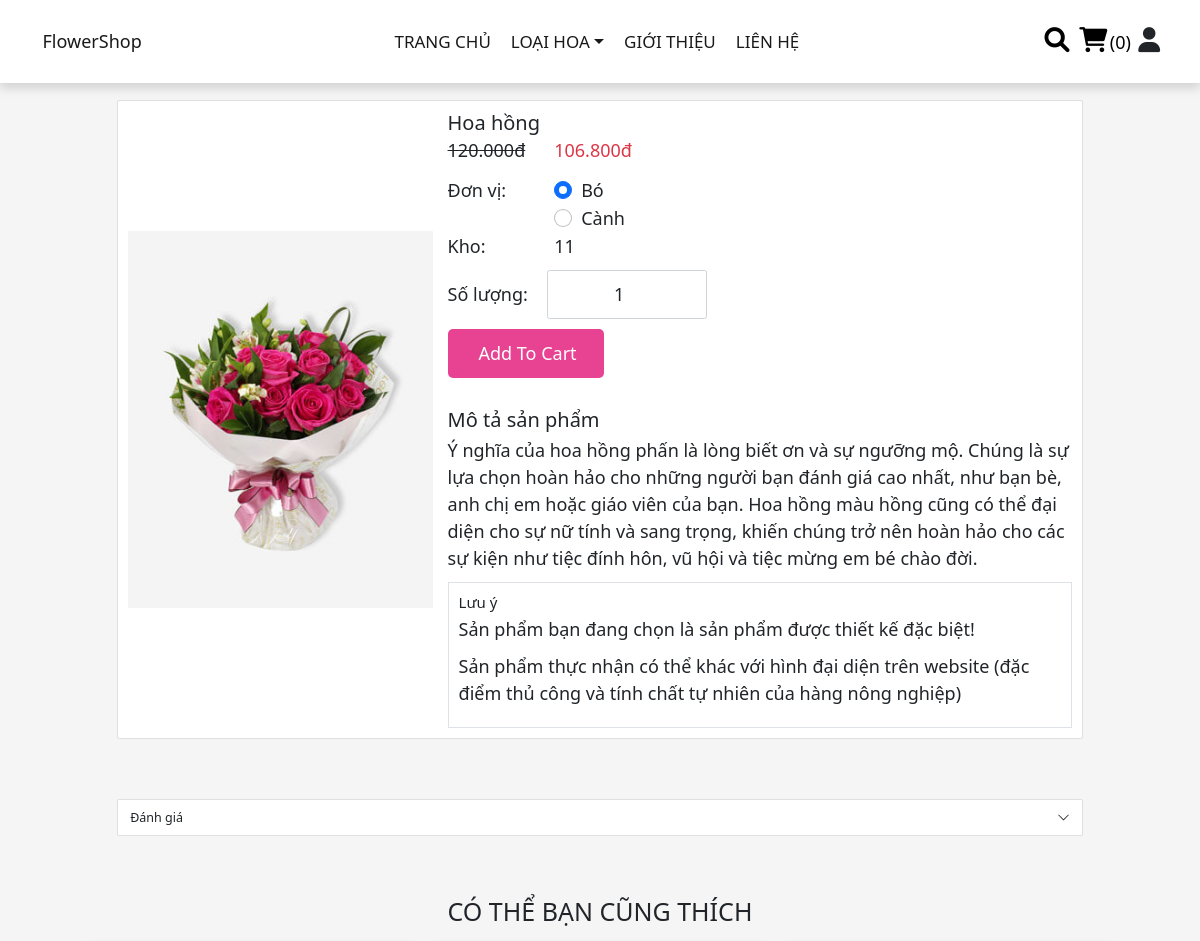
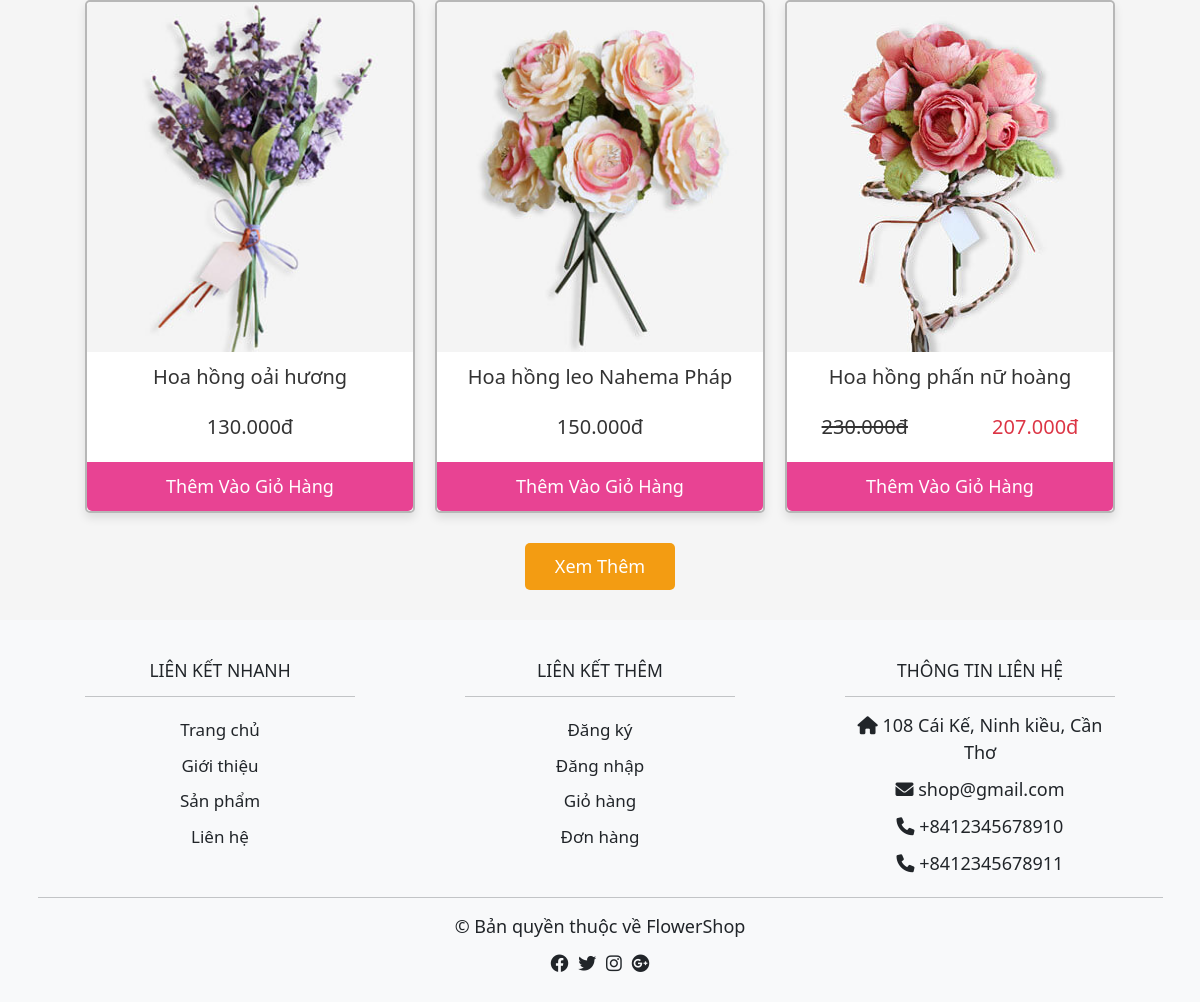
Page /view_page.php?pid=13 on the committed database (2 pictures, top to bottom).
### tables this page shows
CREATE TABLE `products` (
  `id` int(100) NOT NULL,
  `name` varchar(100) NOT NULL,
  `id_type` int(11) NOT NULL,
  `details` varchar(500) NOT NULL,
  `price` int(100) NOT NULL,
  `giacanh` int(100) NOT NULL,
  `sale_price` int(10) NOT NULL DEFAULT 0,
  `soluongkho` int(11) NOT NULL,
  `image` varchar(100) NOT NULL
);

### view_page.php (the view, shortened to what this page needs)
<?php
@include 'config.php';
?>
<!DOCTYPE html>
<html lang="en">
<head>
    <link rel="stylesheet" href="https://cdnjs.cloudflare.com/ajax/libs/font-awesome/6.0.0/css/all.min.css">
    <link href="https://cdn.jsdelivr.net/npm/bootstrap@5.0.2/dist/css/bootstrap.min.css" rel="stylesheet">
    <link rel="stylesheet" href="css/style.css">
</head>
<body>
    <?php @include 'modules/header.php'; ?>
    <section style="padding-top: 100px;">
        <?php
        if (isset($_GET['pid'])) {
            $pid = $_GET['pid'];
            $select_products = mysqli_query($conn, "SELECT * FROM `products` WHERE id = '$pid'") or die('query failed');
            if (mysqli_num_rows($select_products) > 0) {
                while ($fetch_products = mysqli_fetch_assoc($select_products)) {
        ?>
                    <div class="card col-lg-10 mx-auto">
                        <div class="card-body">
                            <div class="row">
                                <div class="col-lg-4 col-md-6 my-auto text-center">
                                    <img src="uploaded_img/<?php echo $fetch_products['image']; ?>" alt="" class="image" style="width: 100%">
                                </div>
                                <div class="col">
                                    <h2 class="card-title name"><?php echo $fetch_products['name']; ?></h2>
                                    <h2 class="mt">
                                        <?php
                                        if (isset($_POST['unit']) && $_POST['unit'] === 'bó') {
                                            if ($fetch_products['sale_price'] != 0) {
                                                echo '<div class="row">
                                                        <p class="price col-md-2 col-sm-3 text-decoration-line-through text-right" >' . number_format($fetch_products['price'], 0, ",", ".") . 'đ</p>
                                                        <p class="price col text-danger text-left text-left">' . number_format((100 - $fetch_products['sale_price']) * $fetch_products['price'] / 100, 0, ",", ".") . 'đ</p>
                                                    </div>';
                                            } else {
                                                echo '<div class="row">
                                                        <p class="price col">' . number_format($fetch_products['price'], 0, ",", ".") . 'đ</p>
                                                    </div>';
                                            }
                                        } else if (isset($_POST['unit']) && $_POST['unit'] === 'cành') {
                                            $unit = $_POST['unit'];
                                            echo '<div class="row">
                                            <p class="price col">' . number_format($fetch_products['giacanh'], 0, ",", ".") . 'đ</p>
                                                </div>';
                                        }
                                        ?>
                                    </h2>
                                    <form method="POST" id="choseunit">
                                        <div class="row">
                                            <div class="col-md-2 col-sm-3">
                                                Đơn vị:
                                            </div>
                                            <div class="col">
                                                <div class="form-check">
                                                    <input type="radio" class="form-check-input" id="radio1" name="unit" value="bó" <?php if (!isset($_POST['unit']) || $_POST['unit'] === 'bó') echo 'checked'; ?>>
                                                    <label class="form-check-label" for="radio1">Bó</label>
                                                </div>
                                                <div class="form-check">
                                                    <input type="radio" class="form-check-input" id="radio2" name="unit" value="cành" <?php if (isset($_POST['unit']) && $_POST['unit'] === 'cành') echo 'checked'; ?>>
                                                    <label class="form-check-label" for="radio2">Cành</label>
                                                </div>
                                            </div>
                                        </div>
                                    </form>
                                    <form action="" method="POST">
                                        <div class="row">
                                            <p class="col col-md-2 col-sm-3">Kho:</p>
                                            <p class="col col-md-2 col-sm-3"><span><?php echo $fetch_products['soluongkho']; ?></span></p>
                                        </div>
                                        <div class="row ">
                                            <span class="col-md-2 my-auto"> Số lượng: </span><input type="number" name="product_quantity" value="1" min="1" class="form-control col-md-1  text-center py-3 w-25" style="font-size: large;">
                                        </div>
                                        <input type="submit" value="add to cart" name="add_to_cart" class="btn col-lg-3 col-md-4">
                                    </form>
                                    <h2 class="box-title mt-5">Mô tả sản phẩm</h2>
                                    <div class="details"><?php echo $fetch_products['details']; ?></div>
                                    <div class="border mt-3 p-3">
                                        <h4>Lưu ý</h4>
                                        <p class="font-italic">Sản phẩm bạn đang chọn là sản phẩm được thiết kế đặc biệt!</p>
                                        <p class="font-italic">Sản phẩm thực nhận có thể khác với hình đại diện trên website (đặc điểm thủ công và tính chất tự nhiên của hàng nông nghiệp)</p>
                                    </div>
                                </div>
                            </div>
                        </div>
                    </div>
        <?php
                }
            } else {
                echo '<p class="empty">không có chi tiết sản phẩm có sẵn!</p>';
            }
        }
        ?>
    </section>
    <section>
        <div class="col-md-10 mx-auto accordion-item">
            <h2 class="accordion-header" id="flush-headingTwo">
                <button class="accordion-button collapsed fs-5" type="button" data-bs-toggle="collapse" data-bs-target="#flush-collapseTwo" aria-expanded="false" aria-controls="flush-collapseTwo">
                    Đánh giá
                </button>
            </h2>
        </div>
    </section>
    <?php @include 'modules/same_product.php'; ?>
    <?php @include 'modules/footer.php'; ?>
</body>
</html>

### modules/same_product.php (shortened to what this page needs)
<section class="products">
    <div class="row pt-0 mt-0 pb-3 text-center">
        <h1 class="title p-0">CÓ THỂ BẠN CŨNG THÍCH</h1>
    </div>
    <div class="box-container">
        <?php
        $select_foreign_key = mysqli_query($conn, "SELECT id_type FROM `products` WHERE id = '$pid'") or die('query fail');
        $select_foreign_key  = mysqli_fetch_array($select_foreign_key);
        $select_type = $select_foreign_key['id_type'];
        $select_products = mysqli_query($conn, "SELECT * FROM `products` WHERE  id <> '$pid' and id_type='$select_type'") or die('query failed');
        if (mysqli_num_rows($select_products) > 0) {
            while ($fetch_products = mysqli_fetch_assoc($select_products)) {
        ?>
                <form action="" method="POST" class="box">
                    <a href="view_page.php?pid=<?php echo $fetch_products['id']; ?>">
                        <img src="uploaded_img/<?php echo $fetch_products['image']; ?>" alt="" class="image">
                        <div class="name"><?php echo $fetch_products['name']; ?></div>
                        <?php
                        if ($fetch_products['sale_price'] != 0) {
                            echo '<div class="row">
                                        <p class="price col  text-decoration-line-through text-right" >' . number_format($fetch_products['price'], 0, ",", ".") . 'đ</p>
                                        <p class="price col text-danger text-left text-left">' . number_format((100 - $fetch_products['sale_price']) * $fetch_products['price'] / 100, 0, ",", ".") . 'đ</p>
                                    </div>';
                        } else {
                            echo '<div class="row">
                                        <div class="price col">' . number_format($fetch_products['price'], 0, ",", ".") . 'đ</div>
                                    </div>';
                        }
                        ?>
                    </a>
                    <input type="submit" value="Thêm vào giỏ hàng" name="add_to_cart" class="btn">
                </form>
        <?php
            }
        } else {
            echo '<p class="empty">Chưa có sản phẩm nào được thêm vào!</p>';
        }
        ?>
    </div>
    <div class="more-btn">
        <a href="product.php" class="option-btn">Xem thêm</a>
    </div>
</section>

### css/style.css (style rules this page uses)
:root { --pink:#e84393; --red:#c0392b; --orange:#f39c12; --black:#333; --white:#fff; --light-color:#666; --light-white:#ccc; --light-bg:#f5f5f5; --border:.2rem solid var(--black); --box-shadow:0 .5rem 1rem rgba(0,0,0,.1); }
* { margin:0; padding:0; font-size: large; box-sizing: border-box; outline: none; border:none; text-decoration: none; transition:all .2s linear; }
html { font-size: 62.5%; overflow-x: hidden; scroll-behavior: smooth; scroll-padding-top: 6.5rem; }
body { background: var(--light-bg); font-weight: normal; }
section { padding:3rem 2rem; }
.btn, .delete-btn, .option-btn { display: inline-block; border-radius: .5rem; margin-top: 1rem; font-size: 1.8rem; color:var(--white); cursor: pointer; padding:1rem 3rem; text-transform: capitalize; }
.btn { background-color: var(--pink); }
.option-btn { background-color: var(--orange); }
.more-btn { margin-top: 2rem; text-align: center; }
a { text-decoration: none; }
.products .box-container { max-width: 1200px; margin:0 auto; display: grid; grid-template-columns: repeat(auto-fit, 33rem); gap:2rem; align-items: flex-start; justify-content: center; }
.products .box-container .box { background-color: var(--white); border:.2rem solid #b7b7b7; box-shadow: var(--box-shadow); border-radius: .5rem; padding:0rem; text-align: center; position: relative; }
.products .box-container .box .image { border-radius: .5rem .5rem 0 0; height: 35rem; width: 100%; object-fit: cover; }
.products .box-container .box .name, .products .box-container .box .price { margin:1rem; font-size: 2rem; color:var(--black); }
.products .box-container .box .btn { border-radius:0 0 0.5rem 0.5rem ; width: 100%; }

### rows in the picture
products: image (picture), name "Hoa hồng", price "120.000", (100 - $fetch_products['sale_price']) * $fetch_products['price'] / 100 "106.800", soluongkho "11", details "Ý nghĩa của hoa hồng phấn là lòng biết ơn và sự ngưỡng mộ. Chúng là sự lựa chọn hoàn hảo cho những người bạn đánh giá cao nhất, như bạn bè, anh chị em hoặc giáo viên của bạn. Hoa hồng màu hồng cũng có thể đại diện cho sự nữ tính và sang trọng, khiến chúng trở nên hoàn hảo cho các sự kiện như tiệc đính hôn, vũ hội và tiệc mừng em bé chào đời."
products: image (picture), name "Hoa hồng oải hương", price "130.000"
products: image (picture), name "Hoa hồng leo Nahema Pháp", price "150.000"
products: image (picture), name "Hoa hồng phấn nữ hoàng", price "230.000", (100 - $fetch_products['sale_price']) * $fetch_products['price'] / 100 "207.000"

### other values in the picture
$cart_num_rows "0"
